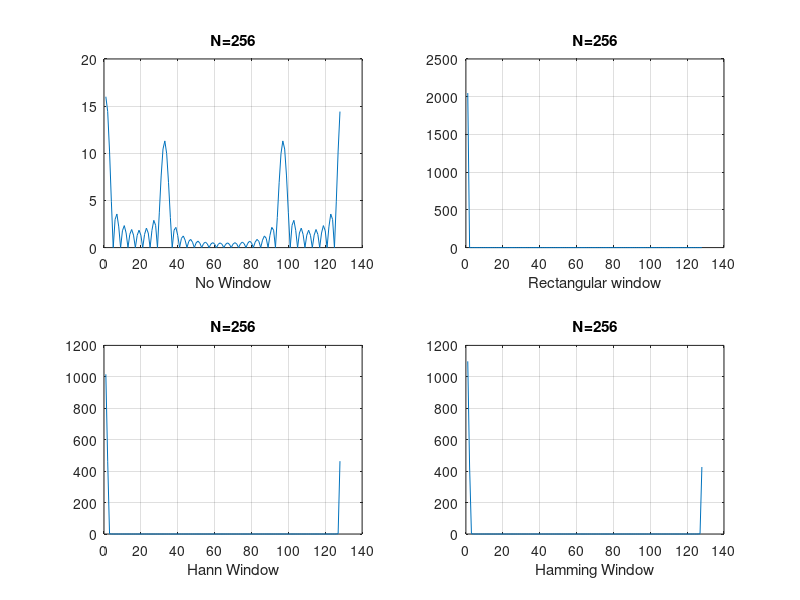

Here is the MATLAB script that generated this plot:
close all;

clear all;

N = 128;

x = [1,1,0,0,1,1,0,0,1,1,0,0,1,1,0,0,1,1,0,0,1,1,0,0,1,1,0,0,1,1,0,0];

X    = fft(x, N);
H    = fft(ones(1, N));
HAMM = fft(hamming(N));
HANN = fft(hanning(N));

%figure(1)
t = title('FFT of a given sequence N=2^8')

subplot(221)
plot(abs(X));
xlabel('No Window')
title('N=256')
grid on

subplot(222)
plot(abs(X.*H));
xlabel('Rectangular window')
title('N=256')
grid on

subplot(223)
plot(abs(X.*HANN'));
xlabel('Hann Window')
title('N=256')
grid on

subplot(224)
plot(abs(X.*HAMM'));
xlabel('Hamming Window')
title('N=256')
grid on
